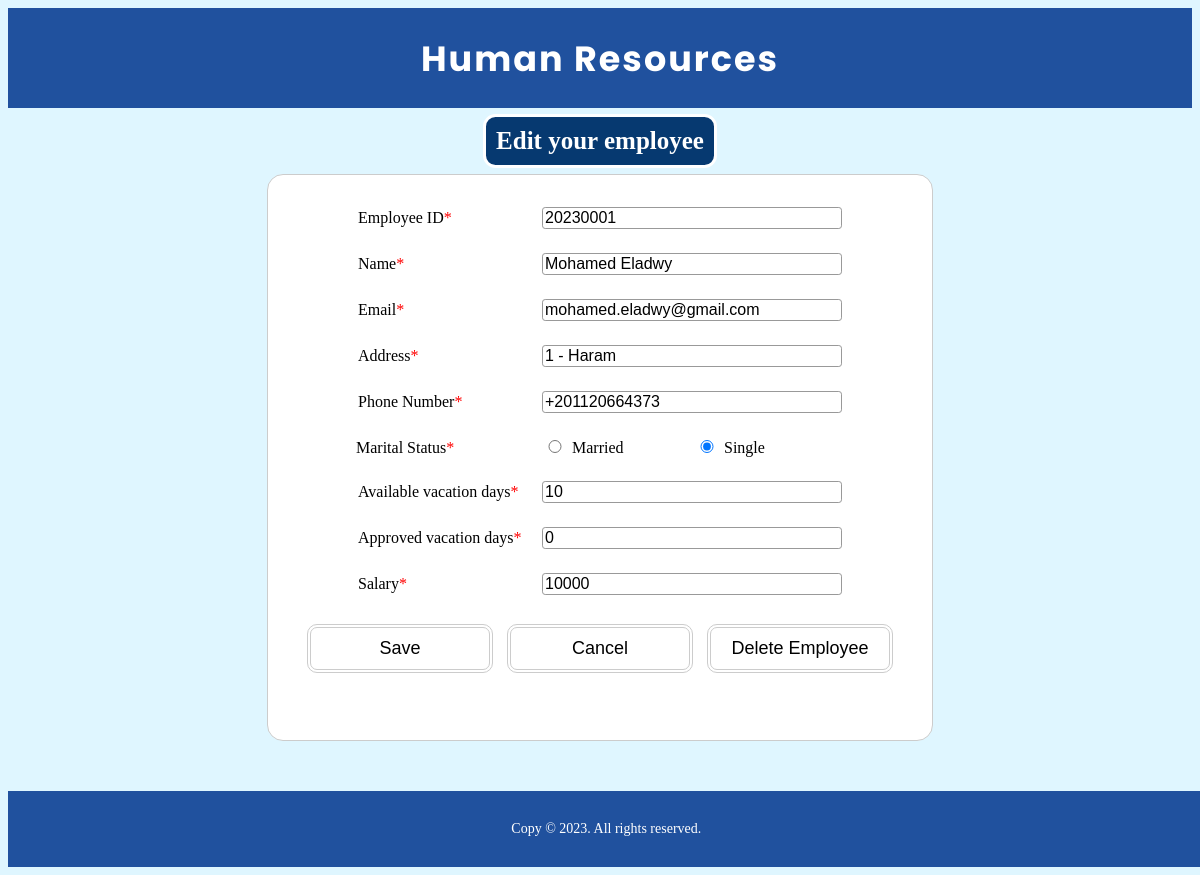
/search-employee/edit-employee/20230001, run on an earlier commit of the app's database.
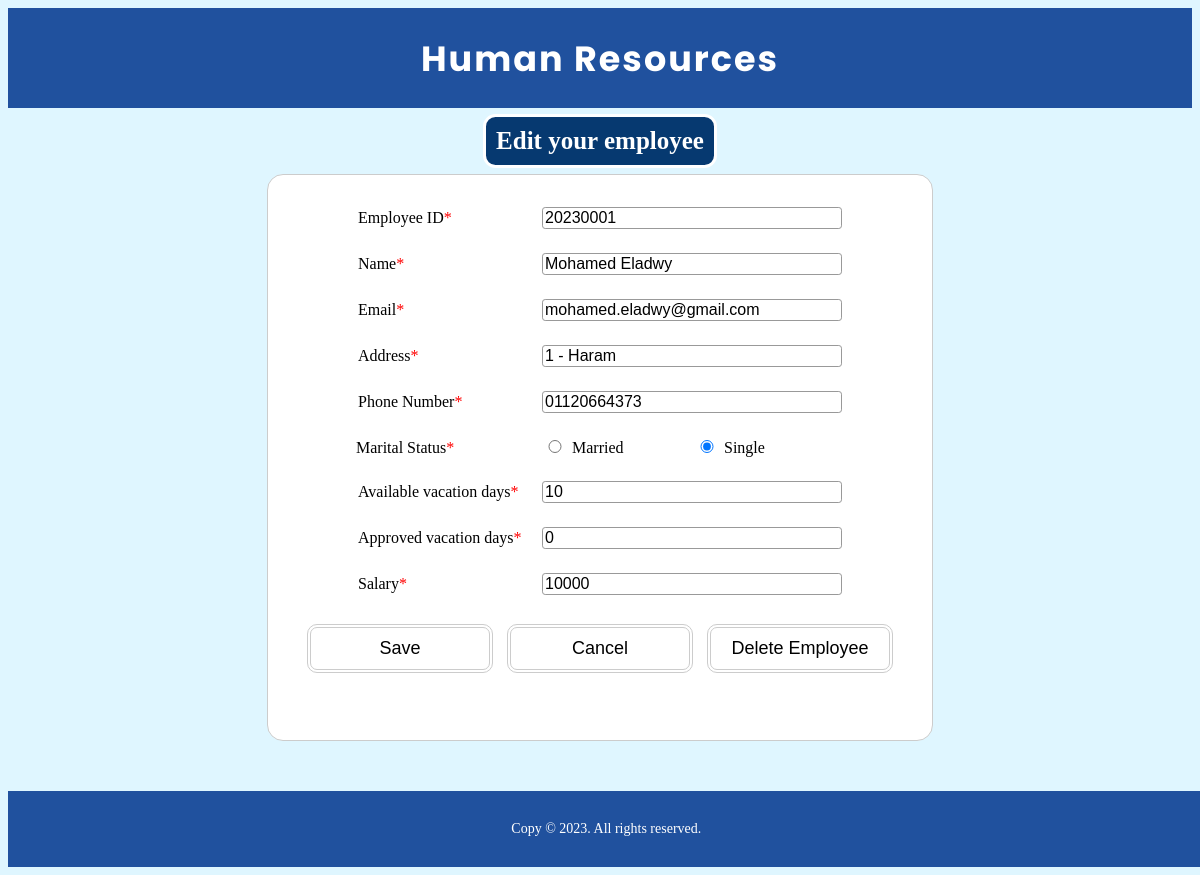
And on a later commit of the database.
### HumanResources/models.py (models this page shows, shortened)
class Employee(models.Model):
    GENDER_CHOICES = (
        ('M', 'Male'),
        ('F', 'Female'),
    )
    MARITAL_STATUS_CHOICES = (
        ('S', 'Single'),
        ('M', 'Married'),
    )
    id = models.IntegerField(default=20230000, primary_key=True)
    name = models.CharField(max_length=100)
    email = models.EmailField(default="mail@gmail.com")
    phoneNumber = models.CharField(max_length=20)
    address = models.CharField(max_length=100)
    gender = models.CharField(
        max_length=1, choices=GENDER_CHOICES, default='M')
    maritalStatus = models.CharField(
        max_length=1, choices=MARITAL_STATUS_CHOICES, null=True)
    availableVacationDays = models.IntegerField(default=0)
    approvedVacationDays = models.IntegerField(default=0)
    salary = models.IntegerField()
    birthDay = models.DateField(null=True)

### HumanResources/views.py (the view, shortened to what this page needs)
# urls.py: path('search-employee/edit-employee/<int:employeeId>', views.editEmployeeForm, name='editEmployeeForm'),
def editEmployeeForm(request: HttpRequest, employeeId: int):
    employee = Employee.objects.get(id=employeeId)
    form = initialFormData(employee)
    return render(request, 'pages/edit-employee.html', {
        'form': form,
        'id': employee.id
    })

### HumanResources/views.py (called while the page is built)
def initialFormData(employee: Employee, isDesiabled: bool = True) -> EmployeeForm:
    initialData = {
        'id': employee.id,
        'name': employee.name,
        'email': employee.email,
        'address': employee.address,
        'phoneNumber': employee.phoneNumber,
        'gender': employee.gender,
        'maritalStatus': employee.maritalStatus,
        'availableVacationDays': employee.availableVacationDays,
        'approvedVacationDays': employee.approvedVacationDays,
        'salary': employee.salary,
        'birthDay': employee.birthDay
    }
    form = EmployeeForm(initial=initialData)
    return form

### HumanResources/templates/pages/edit-employee.html (shortened to what this page needs)
{% extends './base.html' %}
{% load static %}
{% block styleSheets %}
<link rel="stylesheet" href="{% static 'styles/index-style.css' %}" />
<link rel="stylesheet" href="{% static 'styles/form-style.css' %}">
{% endblock styleSheets %}
{% block body %}
<div class="form-container">
    <h2>Edit your employee</h2>
    {% if id %}
    <form id="edit-employee-form" action="{% url 'editEmployeeForm' id %}" method='post'>
        {% for field in form %}
        <div class="form-element">
            <label for="{{ field.id_for_label }}">{{ field.label }}<span aria-label="required">*</span></label>
            {{ field }}
        </div>
        {% endfor %}
        <div class="form-element">
            <button id="save-btn" type="submit">Save</button>
            <a href="{% url 'searchEmployee' %}"><button id="cancel-btn" type="button">Cancel</button></a>
            <a href="{% url 'deleteEmployee' id %}"><button id="delete-btn" type="button">Delete Employee</button></a>
        </div>
        <p class="errorMessage">{{ errorMessage }}</p>
    </form>
    {% else %}
        <p class="errorMessage">{{ errorMessage }}</p>
        <a href="{% url 'searchEmployee' %}"><button id="cancel-btn" type="button">Back to Search</button></a>
    {% endif %}
</div>
{% endblock body %}

What changed in the data, as far as the page shows it:
changed Employee "Mohamed Eladwy": phoneNumber "+201120664373" → "01120664373"
